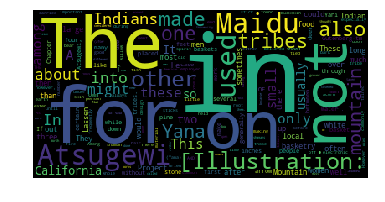

This chart was generated by the following Python code:
# Here are all the installs and imports you will need for your word cloud script and uploader widget

!pip install wordcloud
!pip install fileupload
!pip install ipywidgets
!jupyter nbextension install --py --user fileupload
!jupyter nbextension enable --py fileupload

import wordcloud
import numpy as np
from matplotlib import pyplot as plt
from IPython.display import display
import fileupload
import io
import sys

# This is the uploader widget

def _upload():

    _upload_widget = fileupload.FileUploadWidget()

    def _cb(change):
        global file_contents
        decoded = io.StringIO(change['owner'].data.decode('utf-8'))
        filename = change['owner'].filename
        print('Uploaded `{}` ({:.2f} kB)'.format(
            filename, len(decoded.read()) / 2 **10))
        file_contents = decoded.getvalue()

    _upload_widget.observe(_cb, names='data')
    display(_upload_widget)

_upload()


def calculate_frequencies(file_contents):
    # Here is a list of punctuations and uninteresting words you can use to process your text
    punctuations = '''!()-[]{};:'"\,<>./?@#$%^&*_~'''
    uninteresting_words = ["the", "a", "to", "if", "is", "it", "of", "and", "or", "an", "as", "i", "me", "my", \
    "we", "our", "ours", "you", "your", "yours", "he", "she", "him", "his", "her", "hers", "its", "they", "them", \
    "their", "what", "which", "who", "whom", "this", "that", "am", "are", "was", "were", "be", "been", "being", \
    "have", "has", "had", "do", "does", "did", "but", "at", "by", "with", "from", "here", "when", "where", "how", \
    "all", "any", "both", "each", "few", "more", "some", "such", "no", "nor", "too", "very", "can", "will", "just"]
    
    # LEARNER CODE START HERE
    wc_result = {}
    myfile = file_contents.split()
    
    for letter in myfile: 
        if letter in uninteresting_words: 
            pass 
        else: 
            for letters in letter:
                if letters in punctuations: 
                    letters.replace(punctuations, "")
            if letter not in wc_result.keys(): 
                wc_result[letter] = 0 
            else:
                wc_result[letter] +=1
                
    #wordcloud
    cloud = wordcloud.WordCloud()
    cloud.generate_from_frequencies(wc_result)
    return cloud.to_array()


    # Display your wordcloud image

myimage = calculate_frequencies(file_contents)
plt.imshow(myimage, interpolation = 'nearest')
plt.axis('off')
plt.show()
